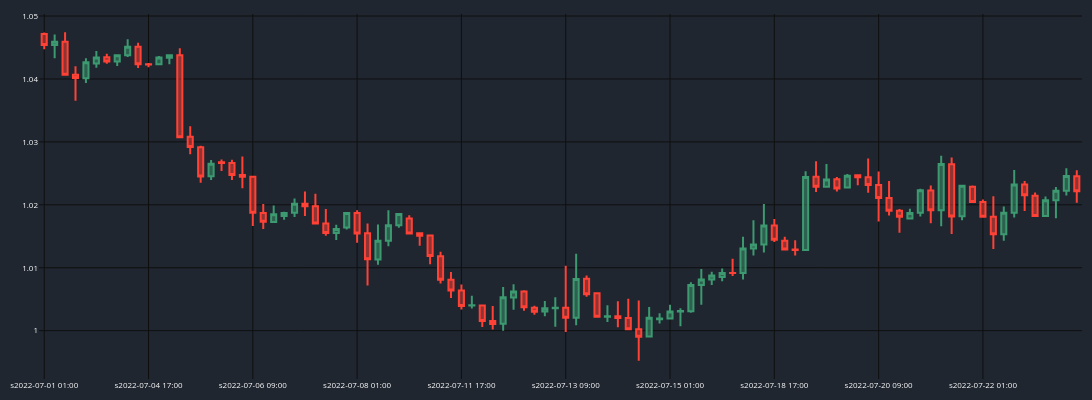

Write notebook code for a chart like this one.
### Code cell
fig = go.Figure()
fig.add_trace(go.Candlestick(
                x=df_plot['sTime'],
                open=df_plot['mid_o'],
                high=df_plot['mid_h'],
                low=df_plot['mid_l'],
                close=df_plot['mid_c'],
                name='Candlesticks'),
                )
fig.update_yaxes(
    gridcolor='rgb(15,15,15)',
)

fig.update_xaxes(
    gridcolor='rgb(15,15,15)',
    rangeslider_visible=False,
    nticks = 10,
)
fig.update_layout(
    width=1500,
    height=400,
    margin = dict(l = 10, r = 10, t = 10, b = 10),
    paper_bgcolor='#1f2630',
    plot_bgcolor='#1f2630',
    font = dict(size = 8, color='white'),
)

fig.show()
